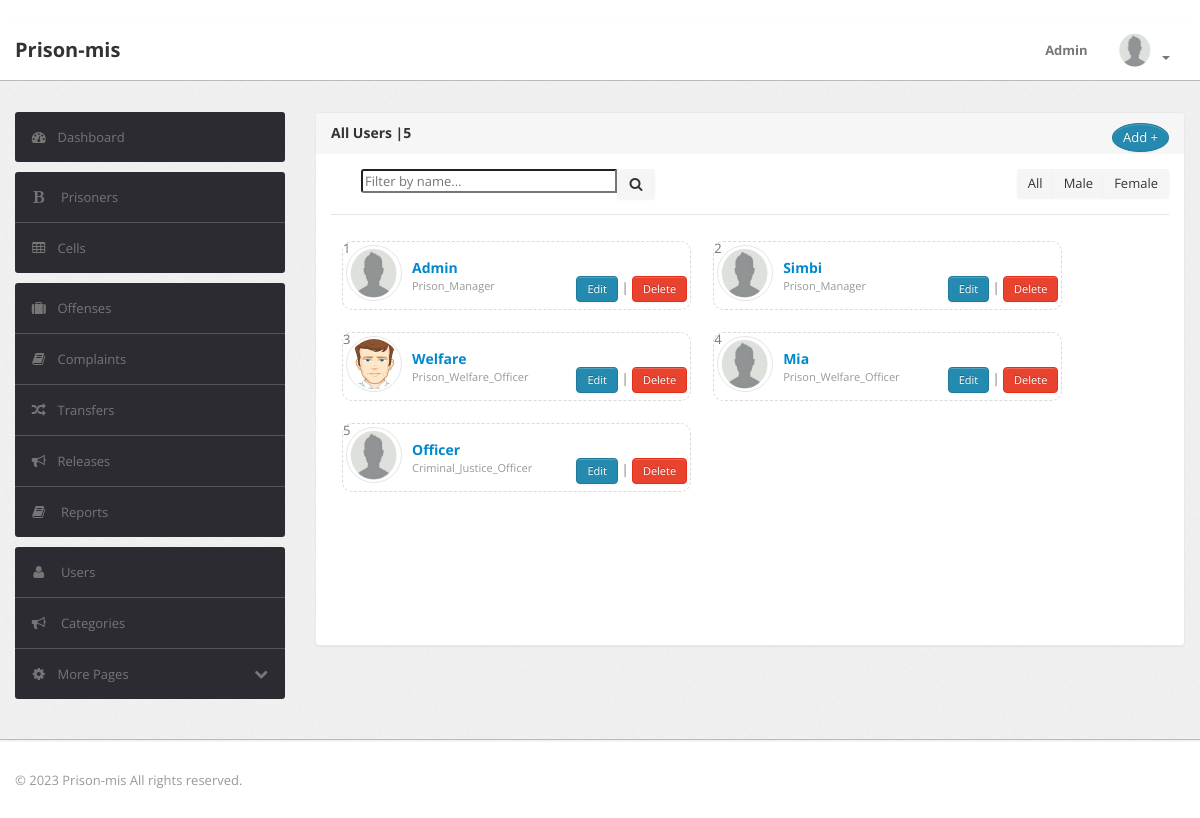
The page /accounts/users/ (signed in) on the database its author committed.
### accounts_app/models.py (models this page shows)
class User(AbstractUser):
    category = models.ForeignKey(Category, on_delete=models.SET_NULL, null=True)
    photo = models.ImageField(upload_to='photos/', default='avatar.png')

class Category(models.Model):
    name = models.CharField(max_length=50, default='Not_provided')
    description = models.TextField(null=True)
    def __str__(self):
        return self.name

### accounts_app/views.py (the view, shortened to what this page needs)
# urls.py: path('users/',users_view,name='users'),
@login_required
def users_view(request):
    users = User.objects.all()
    context = {'users':users}
    return render(request,'users.html',context)

### accounts_app/templates/Users.html (shortened to what this page needs)
{% extends 'base1.html' %}
{% load crispy_forms_tags %}
{% load static %}
{% block content %}
<div class="module">
    <div class="module-head">
        <h3>
            All Users |<span>{{users.count}}</span>
            <a href="{% url 'user_add' %}" class="btn btn-primary pull-right" style="border-radius:50%">Add +</a>
        </h3>
    </div>
    <div class="module-option clearfix">
        <form>
        <div class="input-append pull-left">
            <input type="text" class="span3" placeholder="Filter by name...">
            <button type="submit" class="btn">
                <i class="icon-search"></i>
            </button>
        </div>
        </form>
        <div class="btn-group pull-right" data-toggle="buttons-radio">
            <button type="button" class="btn">
                All</button>
            <button type="button" class="btn">
                Male</button>
            <button type="button" class="btn">
                Female</button>
        </div>
    </div>
    <div class="module-body">
        <div  style="height: 400px;overflow-y: scroll;overflow-x: hidden;">
        <div class="row-fluid">
            {% for user in users %}
            <div class="col col-xs-5">
                <div class="media user">
                    <span style="position:absolute;margin: -7px 0 0 -3px;">{{forloop.counter}}</span>
                    <a class="media-avatar pull-left" href="{% url 'user_details' user.id %}">
                        <img src="{{user.photo.url}}">
                    </a>
                    <div class="media-body">
                        <h3 class="media-title">
                            <a href="{%url 'user_details' user.id %}">{{user.username}}</a>
                        </h3>
                        <p>
                            <small class="muted">{{user.category}}</small>
                        </p>
                        <div class="pull-right" style="margin-top:-30px ;">
                            <a class="btn btn-small btn-primary" href="{% url 'user_update' user.id %}">Edit</a> |
                        <a class="btn btn-small btn-danger modal_delete" data-toggle="modal" data-target="#deletemodal" data-url="{% url 'user_delete' user.id %}" >Delete</a>
                        </div>
                    </div>
                </div>
            </div>
            {% endfor %}
        </div>
        </div>
    </div>
</div>
{% endblock %}

### templates/base1.html (shortened to what this page needs)
{% load crispy_forms_tags %}
{% load static %}
<!DOCTYPE html>
<html lang="en">
    <head>
        <link type="text/css" href="{% static 'bootstrap/css/bootstrap.min.css' %}" rel="stylesheet">
        <link type="text/css" href="{% static 'bootstrap/css/bootstrap-responsive.min.css' %}" rel="stylesheet">
        <link type="text/css" href="{% static 'css/theme.css' %}" rel="stylesheet">
        <link type="text/css" href="{% static 'css/columns.css' %}" rel="stylesheet">
        <link type="text/css" href="{% static 'css/forms.css' %}" rel="stylesheet">
        <link type="text/css" href="{% static 'images/icons/css/font-awesome.css' %}" rel="stylesheet">
    </head>
    <body>
        <div class="navbar navbar-fixed-top">
            <div class="navbar-inner">
                <div class="container">
                        <a class="brand" href="{% url 'home' %}">Prison-mis</a>
                    {% block nav-content %}
                    <div class="nav-collapse collapse navbar-inverse-collapse">
                        <ul class="nav pull-right">
                            <li><a href="{% url 'user_update' request.user.id %}">{{request.user}} </a></li>
                            <li class="nav-user dropdown"><a href="#" class="dropdown-toggle" data-toggle="dropdown">
                                <img src="{{ user.photo.url }}" class="nav-avatar" />
                                <b class="caret"></b></a>
                            </li>
                        </ul>
                    </div>
                    {% endblock %}
                </div>
            </div>
        </div>
        <div class="wrapper">
            <div class="container">
                <div class="row">
                    <div class="span3"></div>
                    <div class="span9">
                    </div>
                </div>
                <div class="row">
                    <div class="span3">
                        <div class="sidebar">
                            <ul class="widget widget-menu unstyled">
                                <li class="active"><a href="{% url 'dashboard' %}"><i class="menu-icon icon-dashboard"></i>Dashboard</a></li>
                            </ul>
                            {% if user.category.name == 'Prison_Manager' %}
                            <ul class="widget widget-menu unstyled">
                                <li><a href="{% url 'prisoners' %}"><i class="menu-icon icon-bold"></i> Prisoners </a></li>
                                <li><a href="{% url 'cells' %}"><i class="menu-icon icon-table"></i>Cells </a></li>
                            </ul>
                            {% endif %}
                            <ul class="widget widget-menu unstyled">
                                {% if user.category.name != 'Criminal_Justice_Officer' %}
                                <li><a href="{% url 'crimes' %}"><i class="menu-icon icon-suitcase"></i>Offenses </a></li>
                                {% endif %}
                                <li><a href="{% url 'complaints' %}"><i class="menu-icon icon-book"></i>Complaints </a></li>
                                {% if user.category.name == 'Prison_Manager' %}
                                <li><a href="{% url 'transfers' %}"><i class="menu-icon icon-random"></i>Transfers </a></li>
                                <li><a href="{% url 'releases' %}"><i class="menu-icon icon-bullhorn"></i>Releases <b class="label green pull-right"></b></a></li>
                                <li><a href="{% url 'reports' %}"><i class="menu-icon icon-book"></i> Reports </a></li>
                                {% endif %}
                            </ul>
                            <ul class="widget widget-menu unstyled">
                                {% if user.category.name == 'Prison_Manager' %}
                                <li><a href="{% url 'users' %}"><i class="menu-icon icon-user"></i> Users </a></li>
                                <li><a href="{% url 'categorys' %}"><i class="menu-icon icon-bullhorn"></i> Categories </a></li>
                                {% endif %}
                                <li><a class="collapsed" data-toggle="collapse" href="#togglePages"><i class="menu-icon icon-cog">
                                </i><i class="icon-chevron-down pull-right"></i>More Pages </a>
                                </li>
                            </ul>
                        </div>
                    </div>
                    <div class="span9">
                        <div class="content">
                            {% block content %}{% endblock %}
                        </div>
                    </div>
                </div>
            </div>
        </div>
        <div class="footer">
            <div class="container">
                <span class="copyright">&copy; 2023 Prison-mis </spam>All rights reserved.
            </div>
        </div>
    </body>
</html>

### static/css/columns.css (style rules this page uses)
.col-xs-1, .col-sm-1, .col-md-1, .col-lg-1, .col-xs-2, .col-sm-2, .col-md-2, .col-lg-2, .col-xs-3, .col-sm-3, .col-md-3, .col-lg-3, .col-xs-4, .col-sm-4, .col-md-4, .col-lg-4, .col-xs-5, .col-sm-5, .col-md-5, .col-lg-5, .col-xs-6, .col-sm-6, .col-md-6, .col-lg-6, .col-xs-7, .col-sm-7, .col-md-7, .col-lg-7, .col-xs-8, .col-sm-8, .col-md-8, .col-lg-8, .col-xs-9, .col-sm-9, .col-md-9, .col-lg-9, .col-xs-10, .col-sm-10, .col-md-10, .col-lg-10, .col-xs-11, .col-sm-11, .col-md-11, .col-lg-11, .col-xs-12, .col-sm-12, .col-md-12, .col-lg-12 { position: relative; min-height: 1px; padding: 10px; margin: 1px; }
.col-xs-1, .col-xs-2, .col-xs-3, .col-xs-4, .col-xs-5, .col-xs-6, .col-xs-7, .col-xs-8, .col-xs-9, .col-xs-10, .col-xs-11, .col-xs-12 { float: left; }
.col-xs-5 { width: 41.66666667%; }

### static/css/forms.css (style rules this page uses)
.caret { display: inline-block; width: 0; height: 0; margin-left: 2px; vertical-align: middle; border-top: 4px dashed; border-top: 4px solid \9; border-right: 4px solid transparent; border-left: 4px solid transparent; }
.dropup, .dropdown { position: relative; }

### rows shown on the page
User: user "Admin", photo (placeholder picture), username "Admin", category "Prison_Manager"
User: photo (placeholder picture), username "Simbi", category "Prison_Manager"
User: photo (placeholder picture), username "Welfare", category "Prison_Welfare_Officer"
User: photo (placeholder picture), username "Mia", category "Prison_Welfare_Officer"
User: photo (placeholder picture), username "Officer", category "Criminal_Justice_Officer"

### other values the page prints
{{ users.count }} "5"
